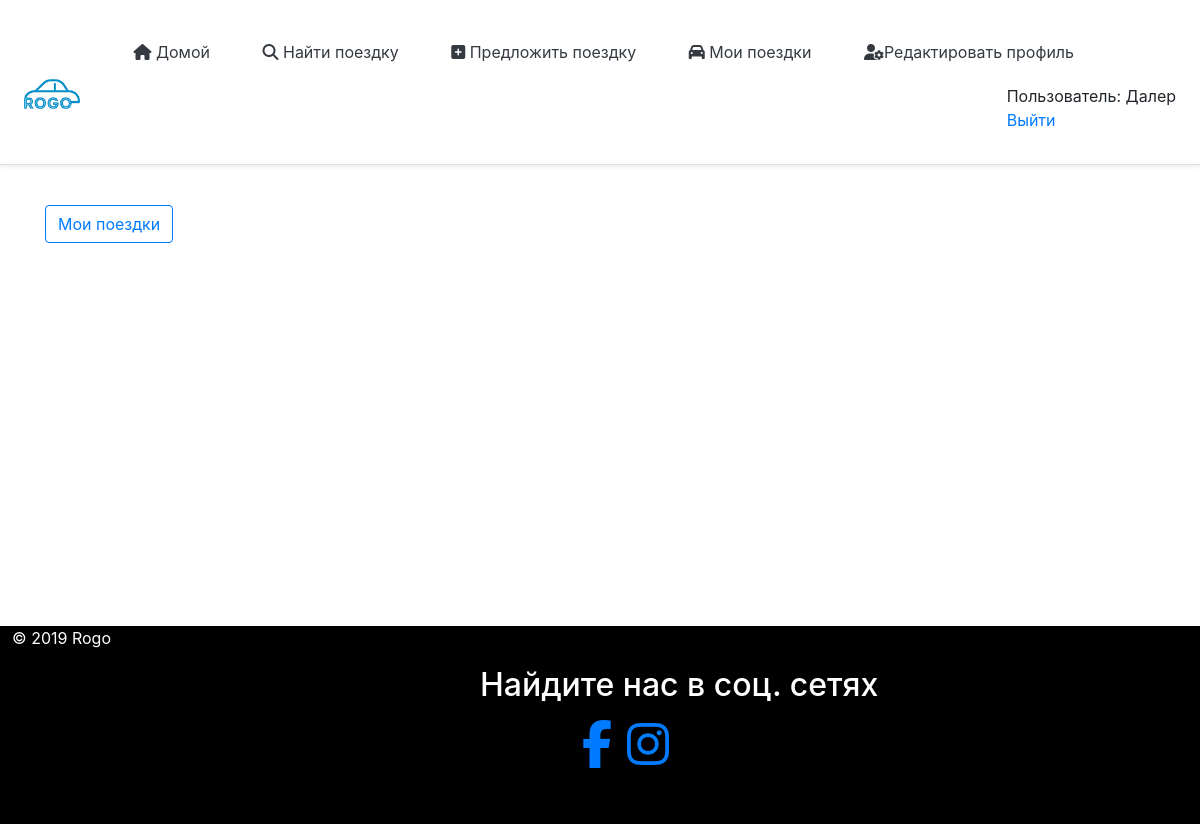
The app's page /join_rides/ (signed in), older data.
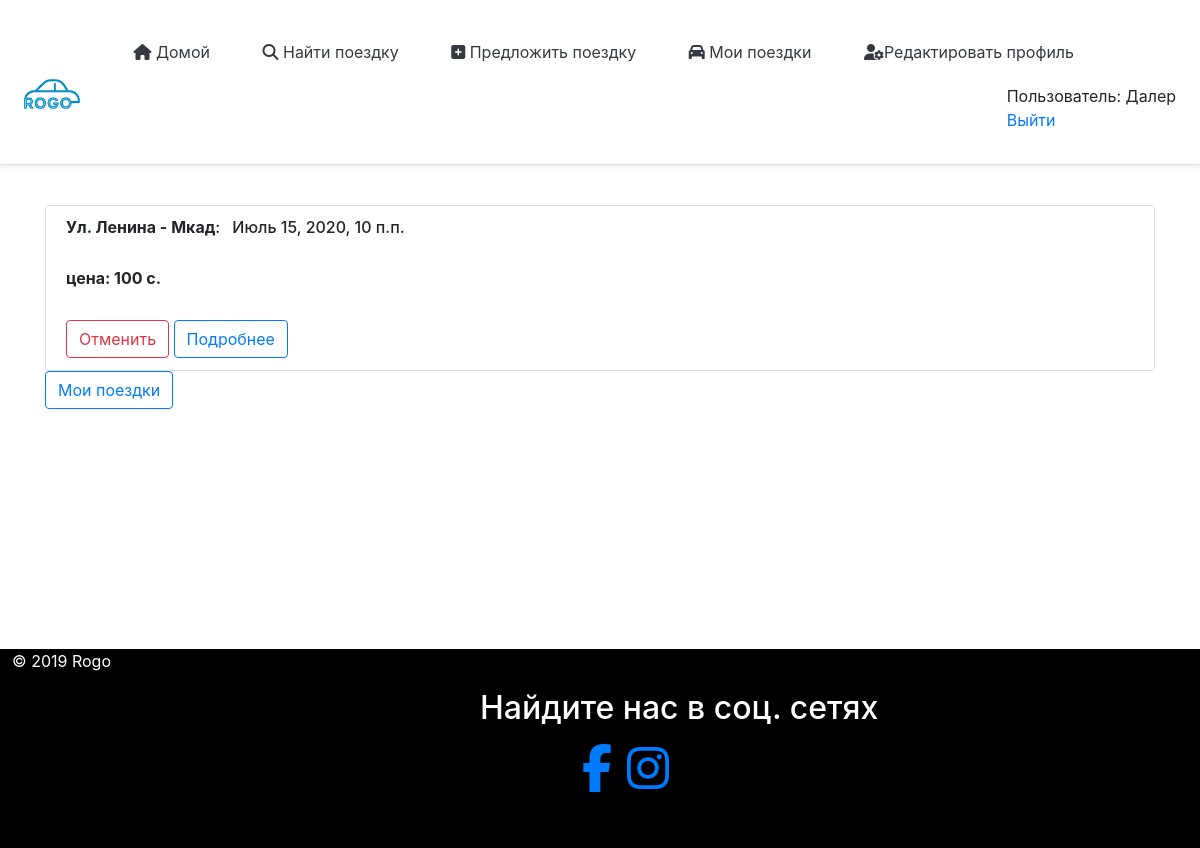
The same page, newer data.
### mainApp/models.py (models this page shows, shortened)
class Join (models.Model):
    ride = models.ForeignKey(Rides, on_delete = models.CASCADE, verbose_name = 'Пользователь', blank = True, null = True, related_name = 'join_rides')
    author = models.ForeignKey(User, on_delete = models.CASCADE, verbose_name = 'Пользователь', blank = True, null = True)
    author_phone = models.CharField(max_length=13, default='', verbose_name='Номер телефона (используйте в начале код страны со знаком +)')
    status = models.BooleanField(verbose_name='видимость',default=False)
    class Meta:
        verbose_name='Попутчиков' # отображение нужного названия в админ панели при редактировании
        verbose_name_plural='Попутчики' # отображенпие нужного названия в панели админа

class Rides(models.Model):
    author = models.ForeignKey(User, on_delete = models.CASCADE, verbose_name = 'Создатель поездки', blank = True, null = True)
    date_create = models.DateTimeField(default=default_datetime(), null=True, blank = True, verbose_name = 'Дата создания')
    pick_up_location = models.CharField(max_length=120, verbose_name='Место сбора')
    drop_location = models.CharField(max_length=120, verbose_name='Пункт назначения')
    total_rides = models.IntegerField(verbose_name='Количество пассажиров(мин=1, макс=10)', validators=[MaxValueValidator(10),MinValueValidator(1)])
    true = models.BooleanField(default=True)
    false = models.BooleanField(default=False)
    date = models.DateField(verbose_name='Дата(гг-мм-дд)')
    time= models.TimeField(verbose_name='Время(ч:м)',auto_now=False, auto_now_add=False, null=True)
    price = models.CharField(max_length=120,verbose_name='Цена (с.)', default='')
    car = models.CharField(max_length=120,default='',verbose_name='Марка авто')
    car_number = models.CharField(max_length=12, verbose_name = 'Номер машины (01 0000 GG)', default = '')
    car_year_issue = models.CharField(max_length=4, verbose_name='Год выпуска машины', default = '')
    phone_number = models.CharField(max_length=15, default='', verbose_name='Номер телефона (используйте в начале код страны)')
    class Meta:
        verbose_name='Поездку' # отображение нужного названия в админ панели при редактировании
        verbose_name_plural='Поездки' # отображенпие нужного названия в панели админа

### mainApp/views.py (the view)
# urls.py: path('join_rides/', views.join_rides ,name='join_rides'),
def join_rides(request):
    listRides = Join.objects.all() # здесь мы наследуем БД
    context={ # через этот словарь можно передавать текст в html
        'listRides':listRides,
    }
    return render(request,'rides/join_rides.html',context)

### mainApp/templates/rides/join_rides.html (shortened to what this page needs)
{% extends "rides/index.html" %}
{% block content %}
{% load static %}
    <div data-id="myRides" class="content2" style="margin-bottom:20%">
        <div class="container mt-4">
            {% for i in listRides %}
            <ul class="list-group mt-3">
                {% if request.user == i.author %}
                <li class="list-group-item">
                    <h6><b>{{i.ride.pick_up_location}} - {{i.ride.drop_location}}</b>: <span class="m-2">{{i.ride.date}}, {{i.ride.time}}</span></h6>
                    <br />
                    <h6><b>цена: {{i.ride.price}} c.</b></h6>
                    <br />
                    <a class="btn btn-outline-danger " href="{% url 'deleteJoiner' i.id %}">Отменить</a>
                    <a class="btn btn-outline-primary" href="/ride/{{i.ride.id}}">Подробнее</a>
                </li>
            </ul>
            {% endif %}
            {% endfor %}
            <a style="" class="btn btn-outline-primary" href="{% url 'myRides' %}">Мои поездки</a>
        </div>
    </div>
{% endblock %}

Row changes from the older to the newer data that the page shows:
added Join: ride.pick_up_location "Ул. Ленина", ride.drop_location "Мкад", ride "Июль 15, 2020", ride.time "10 п.п.", ride.price "100"
